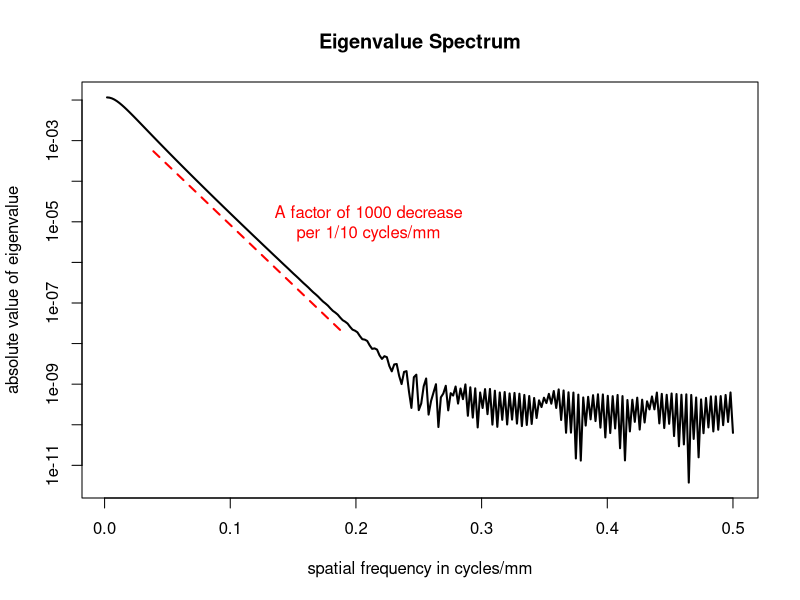

Write the R code that produced this figure.
## ---- chunk 1
# Estimates fraction of photons which will reach the scalp at a point r mm distant
# from the point directly over their origin, assuming their origin is b mm beneath
# the scalp.
f_b <- function(r, b) {
  r1 <- sqrt(r^2+b^2)
  b*.92^r1/(4*pi*r1^1.5)
  }

# Derives the cerebral cortex to scalp transfer function as a 512x512 fft.
make_fwd_xfer_fct <- function(){
  filter <- matrix(0,512,512)
  for(i in 0:128){
    for(j in 0:128){
      r <- sqrt(i^2 + j^2)
      if(r <= 128){
        temp <- f_b(r, 10)
        filter[256-i, 256-j] <- temp
        filter[256+i, 256-j] <- temp
        filter[256-i, 256+j] <- temp
        filter[256+i, 256+j] <- temp
        }
      }
    }
  return(fft(filter)/512)
}

fwd_xfer_fct <- make_fwd_xfer_fct()

# Computes relative magnitude of eigenvalue corresponding to given resolution
eigenv <- function(resolution){
  return(Mod(fwd_xfer_fct[1, floor(512/resolution)]))
}

# Moves the origin from the corners of a 2D array to its center
center_image <- function(img){
  d <- dim(as.matrix(img))
  ctr <- d/2
  # swap blocks on main diagonal
  temp <- img[(1+ctr[1]):d[1], (1+ctr[2]):d[2]]
  img[(1+ctr[1]):d[1], (1+ctr[2]):d[2]] <- img[1:ctr[1], 1:ctr[2]]
  img[1:ctr[1], 1:ctr[2]] <- temp
  # swap blocks on off-diagonal
  temp <- img[1:ctr[1], (1+ctr[2]):d[2]]
  img[1:ctr[1], (1+ctr[2]):d[2]] <- img[(1+ctr[1]):d[1], 1:ctr[2]]
  img[(1+ctr[1]):d[1], 1:ctr[2]] <- temp
  return(img)
}

# Creates a checkerboard pattern with given cell size (in mm.)
# Polarized regions have relative emission rates of 1.32,
# depolarized regions relative rates of 1, and remaining
# areas have rates of 0.
checkerboard <- function(diameter, cell_size){
  radius <- diameter/2
  board <- matrix(0, 512, 512)
  for(i in 1:diameter){
    for(j in 1:diameter){
      if(sqrt((i-25.5)^2 + (j-25.5)^2) <= radius){
        polarized <- (floor(i/cell_size) + floor(j/cell_size))%%2
        if (polarized){
          board[i-25+256,j-25+256] <- 1.32
          } else {
            board[i-25+256,j-25+256] <- 1.0
            }
        }
      }
    }
  return(board)
  }

# Creates expected value of fft of an emitting region of given diameter,
# assuming adjacent cells are independently polarized or depolarized.
checkerboard_mean <- function(diameter){
  radius <- diameter/2
  board <- matrix(0, 512, 512)
  for(i in 1:radius){
    for(j in 1:radius){
      if(sqrt((i-25.5)^2 + (j-25.5)^2) <= radius){
        board[i,j] <- 1.16
        }
      }
    }
  return(fft(board)/512)
}

# Computes the power spectrum (i.e., variance) of the deviation of
# an emitting region from its mean, assuming adjacent emitting cells 
# are independently polarized or depolarized.
# By the independence assumption, the power spectrum is a constant.
checkerboard_power <- function(diameter){
  pwr <- 0
  radius <- diameter/2
  for(i in 1:radius){
    for(j in 1:radius){
      if(sqrt((i-25.5)^2 + (j-25.5)^2) <= radius){
        pwr <- pwr + .16^2
        }
      }
    }
  return(pwr/512/512)
}

# Give the scalp image of a checkerboard of given diameter, and a noise_to_signal
# (amplitude) ratio, reconstruct the checkerboard by linear regression, which
# is optimal under independence assumptions.
recover_checkerboard <- function(board, diameter, noise_to_signal){
  power <- checkerboard_power(diameter)
  noise_power <- power*noise_to_signal^2
  # form fft of scalp pattern and add noise
  scalp_fft <- fwd_xfer_fct*fft(board)/512 + 
    matrix(rnorm(512*512, 0,sqrt(noise_power)), 512, 512)
  # form denominator of optimal inverse filter
  dinv <- fwd_xfer_fct + noise_power/Mod(scalp_fft)^2/Conj(fwd_xfer_fct)
  # use it to estimate fft of original pattern
  cc_fft <- scalp_fft/dinv + (1 - fwd_xfer_fct/dinv)*checkerboard_mean(diameter)
  rm(dinv, scalp_fft)
  # take the inverse transform
  return(Mod(fft(cc_fft, inverse=TRUE)/512))
}

display_centered_image <- function(img, diameter=50, main=""){
  ctr<- dim(img)/2
  radius <- diameter/2
  rws <- seq(ctr[1]-radius, ctr[1]+radius)
  cls <- seq(ctr[2]-radius, ctr[2]+radius)
  image(rws-ctr[1], cls-ctr[1], img[rws, cls], col=terrain.colors(12), main=main, xlab="mm", ylab="mm")
}

check <- function(img, diameter=100){
  display_centered_image(Mod(center_image(img)), diameter)
}

## ---- chunk 2
freqs <- (1:256)/512
plot(freqs, Mod(fwd_xfer_fct[512, 1:256]), type='l', lwd=2, log='y', xlab="spatial frequency in cycles/mm", ylab="absolute value of eigenvalue", main="Eigenvalue Spectrum")
linear_region <- (floor(.05*512)):(floor(.2*512))
evs <- log(abs(fwd_xfer_fct[512, linear_region]))
frqs <- freqs[linear_region]
fit <- lm(evs ~ frqs)
lines(frqs-.01, exp(fit$fitted.values), lwd=2, lty=2, col="red")
factor_of_10 <- log(10)/coef(fit)[2]
text(.21, 1e-05, "A factor of 1000 decrease\nper 1/10 cycles/mm", col="red")
## ---- chunk 3
plot_recovery <- function(diameter, cell_size, resolution=cell_size, noise_to_signal=eigenv(resolution)/1000){
  par(mfrow=c(1,2))
  board <- checkerboard(diameter, cell_size)
  recovery <- recover_checkerboard(board, diameter, noise_to_signal)
  display_centered_image(board, diameter=diameter, main= paste("Checkerboard depolarization pattern\nwith cell size ", cell_size, "(eigenvalue ", signif(eigenv(resolution), 4),")"))
  display_centered_image(recovery, diameter=diameter, main=paste("Recovered pattern, noise-to-signal\namplitude ratio", signif(noise_to_signal, 4)))
  par(mfrow=c(1,1))
}

